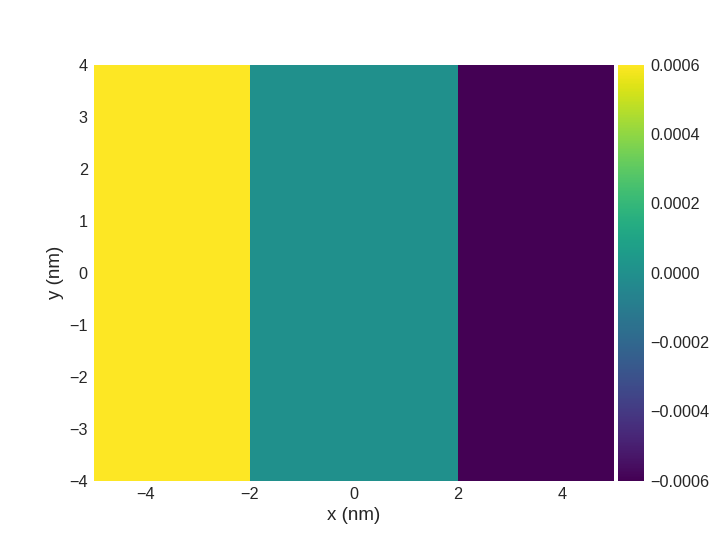

The Python source for this figure:
# 1. Visualising X-ray holography with ``matplotlib``.

import discretisedfield as df
import mag2exp
mesh = df.Mesh(p1=(-5e-9, -4e-9, 0), p2=(5e-9, 4e-9, 2e-9),
               cell=(1e-9, 1e-9, 1e-9))
def value_fun(point):
    x, y, z = point
    if x < -2e-9:
        return (0, 0, 1)
    elif x < 2e-9:
        return (0, 1, 0)
    else:
        return (0, 0, -1)
field = df.Field(mesh, dim=3, value=value_fun, norm=0.3e6)
xrh = mag2exp.x_ray.holography(field)
xrh.mpl.scalar()
